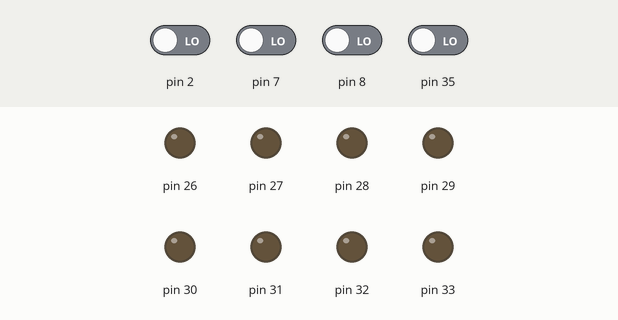
Recording of a sketch running on a simulated Arduino Mega 2560, built with avr-gcc and run on an emulated ATmega2560. Shown: output pins drawn as LEDs (lit = HIGH). The inputs (shaded band) are chosen by the test bench; at power-on: pin 2, pin 7, pin 8, pin 35 LOW.

Above: at 1.2 s.
1.3 s: pin 2 driven HIGH
At 1.6 s:
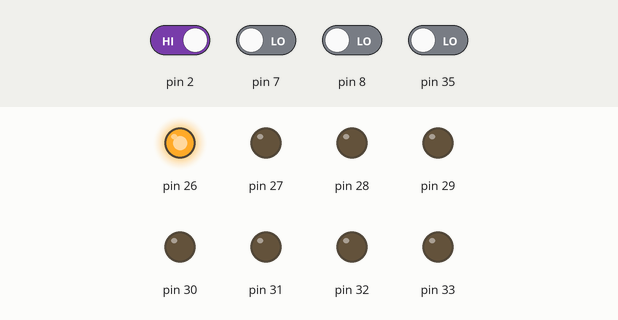
2.8 s: pin 7 driven HIGH
At 3.9 s:
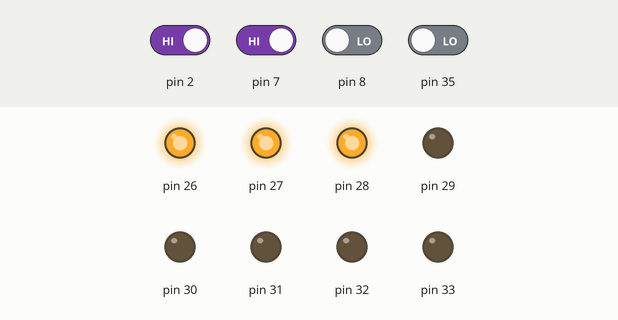
4.3 s: pin 8 driven HIGH
At 5.1 s:
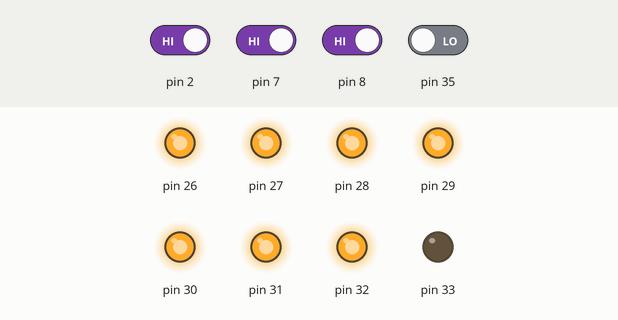
5.8 s: pin 35 driven HIGH
At 6.2 s:
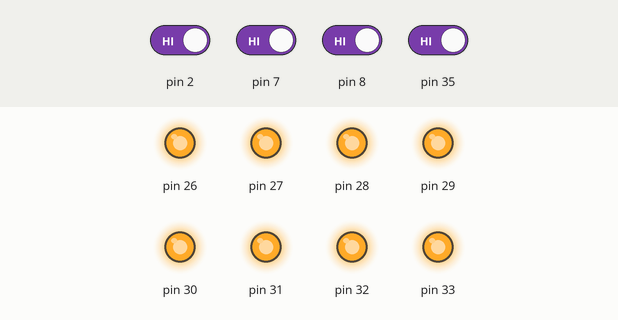
7.3 s: pin 35 driven LOW
At 8.5 s:
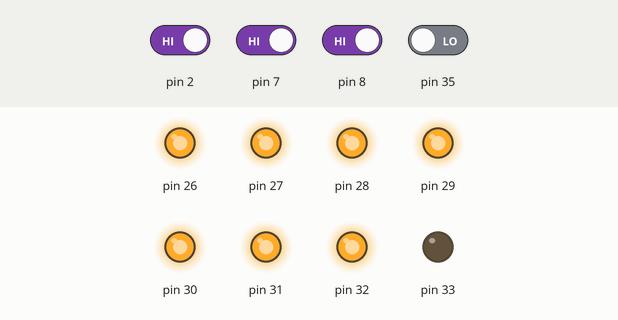
8.8 s: pin 2 driven LOW
At 9.7 s:
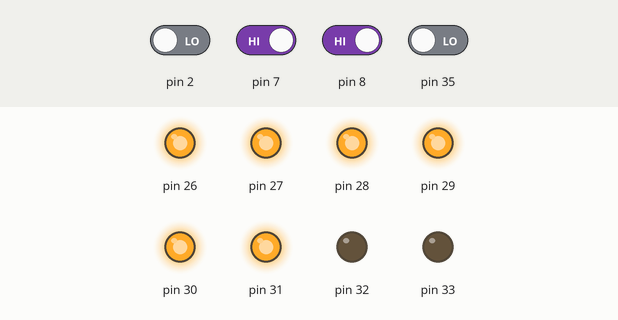
Timing chart, 0 to 11.3 s (numbered marks = the images above; inputs shaded):
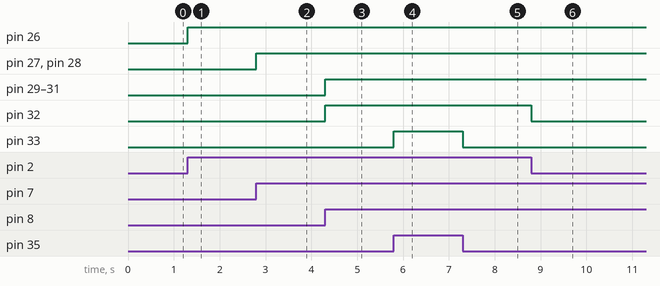

The sketch:

G3Z5.ino
```cpp
//svaki prekidac predstavlja poziciju binarne cifre u binarnom sistemu
//ukljuciti onoliko lampica koji je broj ispisan prekidacima

void setup() {
  for(int i = 0; i < 8; i++)
  {
    pinMode(26 + i, OUTPUT);
    digitalWrite(26 + i, LOW);
  }

  Serial.begin(9600);

}

void loop() {
  int broj = 0;
  if(digitalRead(2)) //sw1
    broj += 1;
  if(digitalRead(7)) //sw2
    broj += 2;
  if(digitalRead(8)) //sw3
    broj += 4;
  if(digitalRead(35)) //sw4
    broj += 8;

  if(broj >= 8)
    broj = 8;

  for(int i = 0; i < broj; i++)
    digitalWrite(26 + i, HIGH);

  for(int i = 0; i < 8 - broj; i++)
    digitalWrite(33 - i, LOW);


}
```

Measured:
- after the input at 1.3 s, pin 26: LOW → HIGH at once
- after the input at 2.8 s, pin 27, pin 28: LOW → HIGH at once
- after the input at 4.3 s, pin 29–32: LOW → HIGH at once
- after the input at 5.8 s, pin 33: LOW → HIGH at once
- after the input at 7.3 s, pin 33: HIGH → LOW at once
- after the input at 8.8 s, pin 32: HIGH → LOW at once
